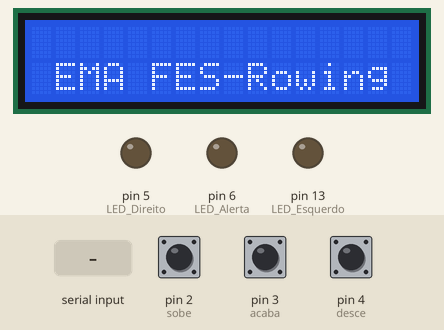
Simulated run of this sketch. Board: Arduino Uno, built with avr-gcc and run on an emulated ATmega328P. Parts: 16×2 character LCD, output pins drawn as LEDs (lit = HIGH). Dashed ring = blinking. The test bench sets the inputs (shaded band); at power-on: pin 3 (acaba) HIGH, pin 2 (sobe) HIGH, pin 4 (desce) HIGH. What the sketch prints to the serial monitor is not drawn.

Above: at 0.1 s.
1.3 s: "a" received over Serial
At 2.7 s:
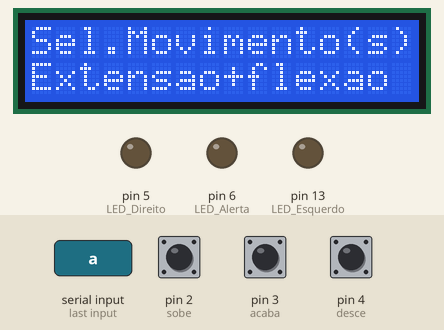
3.8 s: pin 3 (acaba) pulled LOW for 3.2 s
At 7.4 s:
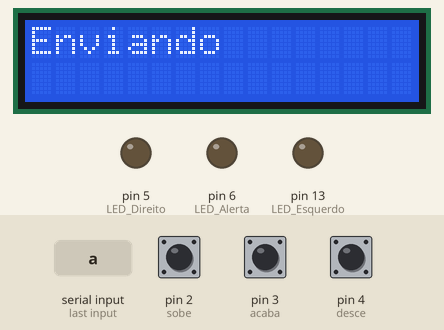
8.5 s: "a" received over Serial
At 11.3 s:
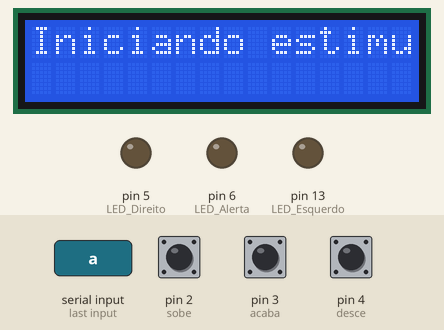
11.5 s: pin 2 (sobe) pulled LOW for 0.15 s
At 12.8 s:
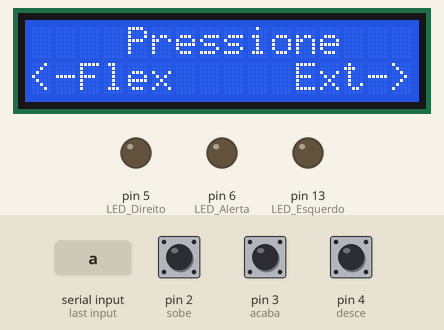
13.1 s: pin 4 (desce) pulled LOW for 0.15 s
At 13.21 s:
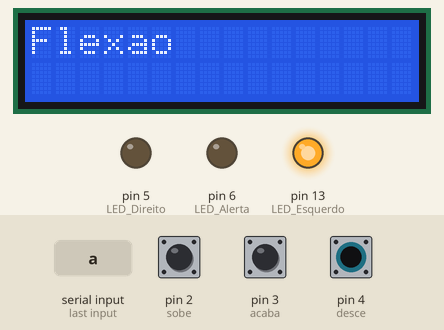
14.7 s: pin 3 (acaba) pulled LOW for 0.15 s
At 15.6 s:
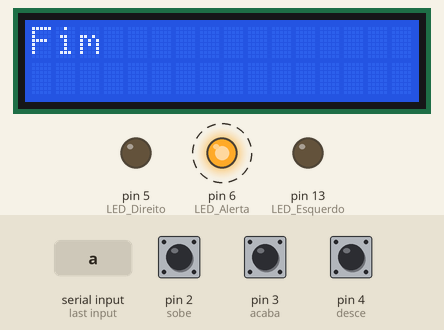
Timing chart, 0 to 18.7 s (numbered marks = the images above; inputs shaded):
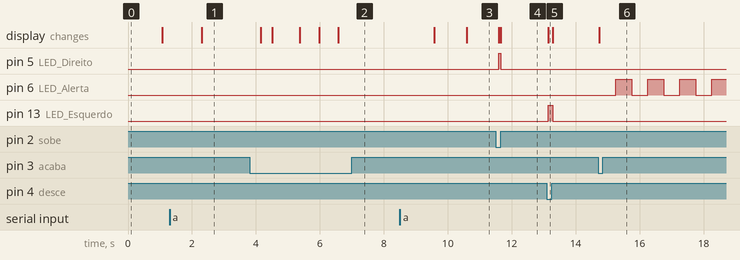

Measured:
- after the input at 1.3 s, the display: changes after 1.0 s (image 1)
- after the input at 3.8 s, the display: first changes after 0.36 s (image 2 shows a later state)
- after the input at 8.5 s, the display: first differs from a run without the input after 2.1 s (image 3)
- after the input at 11.5 s, pin 5 (LED_Direito): LOW → HIGH after 0.09 s, → LOW 0.07 s later; the display: first changes after 0.09 s (image 4 shows a later state)
- after the input at 13.1 s, pin 13 (LED_Esquerdo): LOW → HIGH at once, → LOW 0.14 s later; the display: changes at once (image 5)
- after the input at 14.7 s, pin 6 (LED_Alerta): alternates HIGH for 0.50 s and LOW for 0.50 s, starting after 0.56 s; the display: changes at once (image 6)

The sketch:

Rowing_Arduino.ino
```cpp
#include <LiquidCrystal.h>
#include <SoftwareSerial.h>
#include <LiquidCrystal.h>
LiquidCrystal lcd(9, 7, 8, 12, 10, 11);
#define LED_Alerta 6 // Pin is connected to the LED ALERTA
#define LED_Direito 5 // Pin is connected to the LED DIREITO
#define LED_Esquerdo 13 // Pin is connected to the LED ESQUERDO
// ponteiro de função da máquina de estados.
// Ele aponta sempre para a função da máquina de estados que deve ser executada
void(* PonteiroDeFuncao) ();
String flag;
int acaba = 3;
int desce = 4;
int sobe = 2;
int corrente_CH12 = 10;
int corrente_CH34 = 6;
int corrente_CH56 = 10;
int corrente_CH78 = 6;
int freq = 40;
int mode = 0;
bool stim = true;
bool aux_CH12 = false;
bool aux_CH34 = false;
int pw = 300;
int passo;
int variavel;
String text;
String unidade;
bool print;
byte channels = B00000000;
byte set_channels = B00000000;
bool run = false;
bool config = true;
void setup()
{
  // put your setup code here, to run once:
  lcd.begin(16, 2);
  Serial.begin(9600);
  Serial.flush(); // Clear receive buffer.
  pinMode(acaba, INPUT_PULLUP);
  pinMode(desce, INPUT_PULLUP);
  pinMode(sobe, INPUT_PULLUP);
  pinMode(LED_Alerta, OUTPUT); // Sets pin as OUTPUT.
  pinMode(LED_Direito, OUTPUT); // Sets pin as OUTPUT.
  pinMode(LED_Esquerdo, OUTPUT); // Sets pin as OUTPUT.
}

void loop()
{
  PonteiroDeFuncao = StateConect;
  while (1)
  {
    while (config)
    {
      (* PonteiroDeFuncao) ();
      // chama a função apontada pelo ponteiro de função (logo, chama o estado corrente)
    }
    while (run)
    {
      int state_0 = 0;
      int state_1 = 1;
      digitalWrite(LED_Alerta, LOW);
      while (stim)
      {
        if (digitalRead(sobe) == LOW)
        {
          digitalWrite(sobe, HIGH);
          state_0 = 1;
          lcd.clear();
          lcd.print("Extensao");
          digitalWrite(LED_Direito, HIGH);
        }
        else
          if (digitalRead(desce) == LOW)
          {
            digitalWrite(desce, HIGH);
            state_0 = 2;
            lcd.clear();
            lcd.print("Flexao");
            digitalWrite(LED_Esquerdo, HIGH);
          }
        else
          if (digitalRead(acaba) == LOW)
          {
            digitalWrite(acaba, HIGH);
            state_0 = 3;
          }
        else
        {
          state_0 = 0;
        }
        if (state_1 != state_0)
        {
          Serial.print(state_0);
          state_1 = state_0;
          lcd.clear();
          lcd.print("    Pressione   ");
          lcd.setCursor(0, 1);
          lcd.print("<-Flex     Ext->");
          digitalWrite(LED_Esquerdo, LOW);
          digitalWrite(LED_Direito, LOW);
        }
        if (state_0 == 3)
        {
          Serial.print(state_0);
          stim = false;
          lcd.clear();
          lcd.print("Fim");
        }
        delay(30);
      }
      delay(500);
      digitalWrite(LED_Alerta, HIGH);
      delay(500);
    }
  }
  system("PAUSE");
  // return 0;
}

void StateConect(void)
{
  lcd.clear();
  lcd.setCursor(0, 1);
  lcd.print(" EMA FES-Rowing ");
  delay(1000);
  lcd.setCursor(0, 0);
  lcd.print("   Conectando...");
  // verificando conexão ////////////////////////////////////////////////////////////
  bool conexao = false;
  while (conexao == false)
  {
    if (Serial.available())
    {
      flag = Serial.readString();
      if (flag.equals("a"))
      {
        conexao = true;
        PonteiroDeFuncao = StateSetCh;
      }
    }
  }
}

void StateSetCh(void)
{
  // para a funcao
  // int mode = 2;
  text = "Sel.Movimento(s):";
  lcd.clear();
  lcd.print(text);
  variavel = mode;
  passo = 1;
  unidade = "";
  print = false;
  mode = func_set_parametro(variavel, passo, text, unidade, print);
  if (mode == 0)
    mode = 3;
  if (mode == 4)
    mode = 1;
  if (mode == 1)
  {
    lcd.setCursor(0, 1);
    lcd.print("Extensao       ");
    channels = B00000011;
  }
  if (mode == 2)
  {
    lcd.setCursor(0, 1);
    lcd.print("         flexao");
    channels = B00001100;
  }
  if (mode == 3)
  {
    lcd.setCursor(0, 1);
    lcd.print("Extensao+flexao");
    channels = B00001111;
  }
  delay(100);
  if (digitalRead(acaba) == LOW)
  {
    if (mode == 2)
      PonteiroDeFuncao = SetAuxCH34;
    else
      PonteiroDeFuncao = SetAuxCH12;
    delay(250);
  }
}

void SetAuxCH12(void)
{
  text = "Ext.c/ Auxiliar?";
  lcd.clear();
  lcd.print(text);
  passo = 1;
  unidade = "";
  variavel = aux_CH12;
  print = false;
  variavel = func_set_parametro(variavel, passo, text, unidade, print);
  if (variavel == 0)
  {
    aux_CH12 = false;
    lcd.setCursor(0, 1);
    lcd.print("Nao             ");
    set_channels = B00000000;
    delay(100);
  }
  if (variavel == 1)
  {
    aux_CH12 = true;
    lcd.setCursor(0, 1);
    lcd.print("Sim, CH 5/6");
    set_channels = B00110000;
    delay(100);
  }
  if (digitalRead(acaba) == LOW)
  {
    channels = channels | set_channels;
    if (mode == 1)
      PonteiroDeFuncao = StateSetAmp;
    else
      PonteiroDeFuncao = SetAuxCH34;
    delay(250);
  }
}

void SetAuxCH34(void)
{
  text = "Flex.c/ Auxiliar?";
  lcd.clear();
  lcd.print(text);
  passo = 1;
  unidade = "";
  variavel = aux_CH34;
  print = false;
  variavel = func_set_parametro(variavel, passo, text, unidade, print);
  if (variavel == 0)
  {
    aux_CH34 = false;
    lcd.setCursor(0, 1);
    lcd.print("Nao             ");
    set_channels = B00000000;
    delay(100);
  }
  if (variavel == 1)
  {
    aux_CH34 = true;
    lcd.setCursor(0, 1);
    lcd.print("Sim, CH 7/8");
    set_channels = B11000000;
    delay(100);
  }
  if (digitalRead(acaba) == LOW)
  {
    channels = channels | set_channels;
    PonteiroDeFuncao = StateSetAmp;
  }
  delay(250);
}

void StateSetAmp(void)
{
  if ((B00000011 & channels) > 0)
  {
    digitalWrite(acaba, HIGH);
    delay(250);
    while (digitalRead(acaba) == HIGH)
    {
      text = "CorrenteExtensao";
      variavel = corrente_CH12;
      passo = 2;
      unidade = "mA (CH [1,2])";
      print = true;
      corrente_CH12 = func_set_parametro(variavel, passo, text, unidade, print);
      delay(100);
    }
  }
  if ((B00110000 & channels) > 0)
  {
    digitalWrite(acaba, HIGH);
    delay(250);
    corrente_CH56 = corrente_CH12;
    while (digitalRead(acaba) == HIGH)
    {
      text = "Corrente Aux Ext";
      variavel = corrente_CH56;
      passo = 2;
      unidade = "mA (CH [5,6])";
      print = true;
      corrente_CH56 = func_set_parametro(variavel, passo, text, unidade, print);
      delay(100);
    }
  }
  if ((B00001100 & channels) > 0)
  {
    digitalWrite(acaba, HIGH);
    delay(250);
    while (digitalRead(acaba) == HIGH)
    {
      text = "Corrente Flexao";
      variavel = corrente_CH34;
      passo = 2;
      unidade = "mA (CH [3,4])";
      print = true;
      corrente_CH34 = func_set_parametro(variavel, passo, text, unidade, print);
      delay(100);
    }
  }
  if ((B11000000 & channels) > 0)
  {
    digitalWrite(acaba, HIGH);
    delay(250);
    corrente_CH78 = corrente_CH34;
    while (digitalRead(acaba) == HIGH)
    {
      text = "Corrente AuxFlex";
      variavel = corrente_CH78;
      passo = 2;
      unidade = "mA (CH [7,8])";
      print = true;
      corrente_CH78 = func_set_parametro(variavel, passo, text, unidade, print);
      delay(100);
    }
  }
  PonteiroDeFuncao = StateSetLP;
}

void StateSetLP(void)
{
  // largura de pulso
  text = "Largura de Pulso:";
  variavel = pw;
  passo = 10;
  unidade = "ms";
  print = true;
  pw = func_set_parametro(variavel, passo, text, unidade, print);
  delay(500);
  if (digitalRead(acaba) == LOW)
  {
    PonteiroDeFuncao = StateSetFreq;
    digitalWrite(acaba, HIGH);
  }
}

void StateSetFreq()
{
  // Frequencia
  text = "Frequencia:";
  variavel = freq;
  passo = 5;
  unidade = "Hz";
  print = true;
  freq = func_set_parametro(variavel, passo, text, unidade, print);
  delay(500);
  if (digitalRead(acaba) == LOW)
  {
    PonteiroDeFuncao = Send;
    digitalWrite(acaba, HIGH);
  }
}

void Send(void)
{
  // Estado Inicial
  if (B00000000 == channels)
    mode = 0;
  // Extensão
  if (B00000011 == channels)
    mode = 1;
  // Flexão
  if (B00001100 == channels)
    mode = 2;
  // Extensão + Flexão
  if (B00001111 == channels)
    mode = 3;
  // (Extensão & Aux_Ext)
  if (B00110011 == channels)
    mode = 4;
  // (Extensão & Aux_Ext) + Flexão
  if (B00111111 == channels)
    mode = 5;
  // (Flexão & Aux_Flex)
  if (B11001100 == channels)
    mode = 6;
  // Extensao + (Flexão & Aux_Flex)
  if (B11001111 == channels)
    mode = 7;
  // (Extensão & Aux_Ext) + (Flexão & Aux_Flex)
  if (B11111111 == channels)
    mode = 8;
  // enviando dados pela serial (bluetooth) //////////////////////////////////////////////////////////////
  Serial.print("c"); // marcador de corrente_quad
  func_dim_string_to_Stim(corrente_CH12);
  Serial.print("x"); // marcador de corrente_isq
  func_dim_string_to_Stim(corrente_CH34);
  Serial.print("p"); // marcador de largura de pulso
  func_dim_string_to_Stim(pw);
  Serial.print("f"); // marcador de frequecia
  func_dim_string_to_Stim(freq);
  Serial.print("m"); // marcador do modo
  func_dim_string_to_Stim(mode);
  lcd.clear();
  lcd.print("Enviando");
  delay(3000);
  PonteiroDeFuncao = waiting;
  lcd.setCursor(0, 1);
  lcd.print(channels, BIN);
  lcd.setCursor(15, 1);
  lcd.print(mode);
}

void waiting(void)
{
  if (Serial.available())
  {
    flag = Serial.readString();
    // lcd.print (flag);
    if (flag.equals("a"))
    {
      lcd.clear();
      lcd.print("Iniciando estimulacao");
      delay(1000);
      PonteiroDeFuncao = Runing;
    }
  }
}

void Runing(void)
{
  run = true;
  config = false;
}

// //////////////////////////////////////////////////////////////////////////////////////
int func_set_parametro(int variavel, int passo, String text, String unidade, bool print)
{
  int BTN_Down = HIGH;
  int BTN_Up = HIGH;
  int lastReadingDown = HIGH;
  int lastReadingUp = HIGH;
  long lastSwitchTimeDown = 0;
  long lastSwitchTimeUp = 0;
  long longSwitchTime = 500;
  long shortSwitchTime = 100;
  long switchTimeDown = 500;
  long switchTimeUp = 500;
  BTN_Up = digitalRead(sobe);
  BTN_Down = digitalRead(desce);
  if (print == true)
  {
    lcd.clear();
    lcd.print(text);
    // while (digitalRead(acaba) == HIGH)
    // {
    lcd.setCursor(0, 1);
    lcd.print(variavel);
    lcd.print(" ");
    lcd.print(unidade);
    lcd.print("   ");
    delay(100);
  }
  if (BTN_Up == LOW && ((((millis() - lastSwitchTimeUp) > switchTimeUp) && lastSwitchTimeUp != 0) || lastReadingUp == HIGH))
  {
    // digitalWrite (sobe, HIGH);
    if (((millis() - lastSwitchTimeUp) > switchTimeUp) && lastSwitchTimeUp != 0)
    {
      switchTimeUp = shortSwitchTime;
    }
    lastSwitchTimeUp = millis();
    lastReadingUp = BTN_Up;
    variavel = variavel + passo;
    delay(100);
  }
  if (BTN_Up == HIGH)
  {
    lastReadingUp = BTN_Up;
    switchTimeUp = longSwitchTime;
    lastSwitchTimeUp = 0;
  }
  if (BTN_Down == LOW && ((((millis() - lastSwitchTimeDown) > switchTimeDown) && lastSwitchTimeDown != 0) || lastReadingDown == HIGH))
  {
    // digitalWrite (desce, HIGH);
    if (((millis() - lastSwitchTimeDown) > switchTimeDown) && lastSwitchTimeDown != 0)
    {
      switchTimeDown = shortSwitchTime;
    }
    lastSwitchTimeDown = millis();
    lastReadingDown = BTN_Down;
    variavel = variavel - passo;
    if (variavel < 0)
    {
      variavel = 0;
    }
    delay(100);
  }
  if (BTN_Down == HIGH)
  {
    lastReadingDown = BTN_Down;
    switchTimeDown = longSwitchTime;
    lastSwitchTimeDown = 0;
  }
  // }
  return variavel;
}

/**
[func_dim_string_to_Stim Configura o envio dos parametros sempre com 3 algarismo]
@param  {[int]}  entrada       [Parametro a ser convertido]
@return {[int]}     [Parâmetro convertido em 3 algarismo]
*/
void func_dim_string_to_Stim(int entrada)
{
  if (qtdAlgarismos(entrada) == 3)
  {
    Serial.print(entrada);
  }
  else
    if (qtdAlgarismos(entrada) == 2)
    {
      Serial.print(0);
      Serial.print(entrada);
    }
  else
    if (qtdAlgarismos(entrada) == 1)
    {
      Serial.print(0);
      Serial.print(0);
      Serial.print(entrada);
    }
}

int qtdAlgarismos(int numero)
{
  int cont = 0;
  while (numero != 0)
  {
    // n = n/10
    numero /= 10;
    cont++;
  }
  return cont;
}
```
